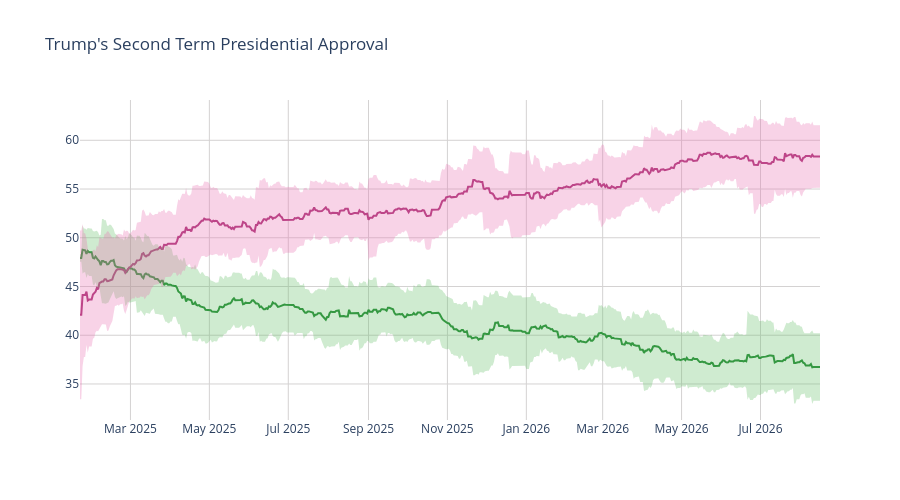

Notebook source saved alongside this figure:
### Code cell
disappr_ci_hex = "#e86eaf"
appr_ci_hex = "#60be65"
disappr_ci_rgba = "rgba(232, 110, 175, 0.3)"
appr_ci_rgba = "rgba(96, 190, 101, 0.3)"
grid_col = "#d4d2d2"


# Approve
fig = go.Figure(go.Scatter(
    x=pres['end_date'],
    y=pres['approve'],
    hovertemplate="%{y:.2f}%",
    name="<b>Approve</b>",
    line=dict(color="#228833"),
    showlegend=False
))

# Disapprove
fig.add_trace(go.Scatter(
    x=pres['end_date'],
    y=pres['disapprove'],
    hovertemplate="%{y:.2f}%",
    name="<b>Disapprove</b>",
    line=dict(color="#aa3377"),
    showlegend=False
    )
)

# Approve CI
fig.add_traces([

    # Upper bound
    go.Scatter(
        x=pres['end_date'],
        y=pres['approve_upper_ci'],
        marker=dict(color=appr_ci_hex),
        line=dict(width=0),
        mode='lines',
        showlegend=False,
        hoverinfo="skip"
    ),

    # Lower bound
    go.Scatter(
        x=pres['end_date'],
        y=pres['approve_lower_ci'],
        marker=dict(color=appr_ci_hex),
        line=dict(width=0),
        mode='lines',
        fillcolor=appr_ci_rgba,
        fill="tonexty",
        showlegend=False,
        hoverinfo="skip"
    )
])

# Disapprove CI
fig.add_traces([

    # Upper bound
    go.Scatter(
        x=pres['end_date'],
        y=pres['disapprove_upper_ci'],
        marker=dict(color=disappr_ci_hex),
        line=dict(width=0),
        mode='lines',
        showlegend=False,
        hoverinfo="skip"
    ),

    # Lower bound
    go.Scatter(
        x=pres['end_date'],
        y=pres['disapprove_lower_ci'],
        marker=dict(color=disappr_ci_hex),
        line=dict(width=0),
        mode='lines',
        fillcolor=disappr_ci_rgba,
        fill="tonexty",
        showlegend=False,
        hoverinfo="skip"
    )
])

fig.update_layout(
    title=dict(text="Trump's Second Term Presidential Approval"),
    hovermode="x"
)

fig.update_xaxes(gridcolor=grid_col)
fig.update_yaxes(gridcolor=grid_col)

fig.update_layout(hovermode="x", hoverlabel_align="right", plot_bgcolor="rgba(0, 0, 0, 0)", height=500)
fig.show()

### Figure 1 — Plotly figure (JSON) as saved in the notebook; plotly's stock layout.template omitted (floating-point values rounded to 4 significant figures; data arrays with more than 128 entries replaced by an {"elided": "..."} marker saying what was removed)
{"data": [{"hovertemplate": "%{y:.2f}%", "line": {"color": "#228833"}, "name": "<b>Approve</b>", "showlegend": false, "type": "scatter", "x": {"elided": "573 str values"}, "y": {"elided": "573 float values"}}, {"hovertemplate": "%{y:.2f}%", "line": {"color": "#aa3377"}, "name": "<b>Disapprove</b>", "showlegend": false, "type": "scatter", "x": {"elided": "573 str values"}, "y": {"elided": "573 float values"}}, {"hoverinfo": "skip", "line": {"width": 0}, "marker": {"color": "#60be65"}, "mode": "lines", "showlegend": false, "type": "scatter", "x": {"elided": "573 str values"}, "y": {"elided": "573 float values"}}, {"fill": "tonexty", "fillcolor": "rgba(96, 190, 101, 0.3)", "hoverinfo": "skip", "line": {"width": 0}, "marker": {"color": "#60be65"}, "mode": "lines", "showlegend": false, "type": "scatter", "x": {"elided": "573 str values"}, "y": {"elided": "573 float values"}}, {"hoverinfo": "skip", "line": {"width": 0}, "marker": {"color": "#e86eaf"}, "mode": "lines", "showlegend": false, "type": "scatter", "x": {"elided": "573 str values"}, "y": {"elided": "573 float values"}}, {"fill": "tonexty", "fillcolor": "rgba(232, 110, 175, 0.3)", "hoverinfo": "skip", "line": {"width": 0}, "marker": {"color": "#e86eaf"}, "mode": "lines", "showlegend": false, "type": "scatter", "x": {"elided": "573 str values"}, "y": {"elided": "573 float values"}}], "layout": {"height": 500, "hoverlabel": {"align": "right"}, "hovermode": "x", "plot_bgcolor": "rgba(0, 0, 0, 0)", "title": {"text": "Trump's Second Term Presidential Approval"}, "xaxis": {"gridcolor": "#d4d2d2"}, "yaxis": {"gridcolor": "#d4d2d2"}}}
